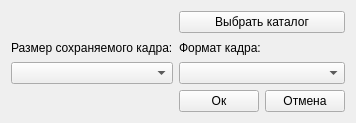
<?xml version="1.0" encoding="UTF-8"?>
<ui version="4.0">
 <class>Save_Form</class>
 <widget class="QWidget" name="Save_Form">
  <property name="geometry">
   <rect>
    <x>0</x>
    <y>0</y>
    <width>320</width>
    <height>123</height>
   </rect>
  </property>
  <property name="windowTitle">
   <string>Сохранить</string>
  </property>
  <layout class="QGridLayout" name="gridLayout">
   <item row="3" column="1">
    <layout class="QHBoxLayout" name="horizontalLayout">
     <item>
      <widget class="QPushButton" name="OkButton">
       <property name="text">
        <string>Ок</string>
       </property>
      </widget>
     </item>
     <item>
      <widget class="QPushButton" name="CancelButton">
       <property name="text">
        <string>Отмена</string>
       </property>
      </widget>
     </item>
    </layout>
   </item>
   <item row="0" column="0">
    <widget class="QLabel" name="CatalogPath">
     <property name="text">
      <string/>
     </property>
    </widget>
   </item>
   <item row="0" column="1">
    <widget class="QPushButton" name="SelectCatalog">
     <property name="text">
      <string>Выбрать каталог</string>
     </property>
    </widget>
   </item>
   <item row="1" column="1">
    <layout class="QVBoxLayout" name="verticalLayout_2">
     <item>
      <widget class="QLabel" name="label_2">
       <property name="text">
        <string>Формат кадра:</string>
       </property>
      </widget>
     </item>
     <item>
      <widget class="QComboBox" name="FormatFrame"/>
     </item>
    </layout>
   </item>
   <item row="1" column="0">
    <layout class="QVBoxLayout" name="verticalLayout">
     <item>
      <widget class="QLabel" name="label">
       <property name="text">
        <string>Размер сохраняемого кадра:</string>
       </property>
      </widget>
     </item>
     <item>
      <widget class="QComboBox" name="SizeFrame"/>
     </item>
    </layout>
   </item>
  </layout>
 </widget>
 <resources/>
 <connections/>
</ui>
